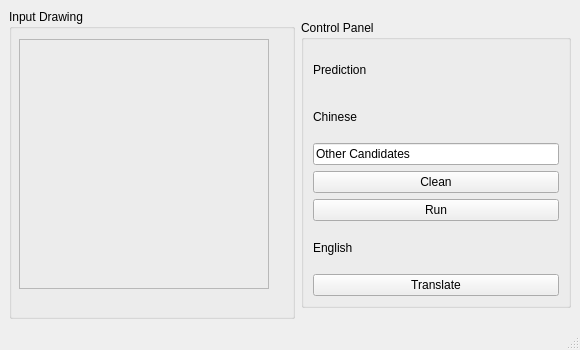
<?xml version="1.0" encoding="UTF-8"?>
<ui version="4.0">
    <class>MainWindow</class>
    <widget class="QMainWindow" name="MainWindow">
        <property name="geometry">
            <rect>
                <x>0</x>
                <y>0</y>
                <width>580</width>
                <height>350</height>
            </rect>
        </property>
        <property name="minimumSize">
            <size>
                <width>580</width>
                <height>350</height>
            </size>
        </property>
        <property name="maximumSize">
            <size>
                <width>580</width>
                <height>350</height>
            </size>
        </property>
        <property name="windowTitle">
            <string>Oracle Born Script Recognition (v0.9)</string>
        </property>
        <widget class="QWidget" name="centralwidget">
            <layout class="QHBoxLayout" name="horizontalLayout">
                <item>
                    <widget class="QGroupBox" name="groupBox_draw">
                        <property name="title">
                            <string>Input Drawing</string>
                        </property>
                        <widget class="QFrame" name="frame_scribble">
                            <property name="enabled">
                                <bool>true</bool>
                            </property>
                            <property name="geometry">
                                <rect>
                                    <x>10</x>
                                    <y>30</y>
                                    <width>250</width>
                                    <height>250</height>
                                </rect>
                            </property>
                            <property name="minimumSize">
                                <size>
                                    <width>250</width>
                                    <height>250</height>
                                </size>
                            </property>
                            <property name="maximumSize">
                                <size>
                                    <width>250</width>
                                    <height>250</height>
                                </size>
                            </property>
                            <property name="baseSize">
                                <size>
                                    <width>200</width>
                                    <height>200</height>
                                </size>
                            </property>
                            <property name="frameShape">
                                <enum>QFrame::StyledPanel</enum>
                            </property>
                            <property name="frameShadow">
                                <enum>QFrame::Raised</enum>
                            </property>
                        </widget>
                    </widget>
                </item>
                <item>
                    <widget class="QGroupBox" name="groupBox_ctrl">
                        <property name="minimumSize">
                            <size>
                                <width>270</width>
                                <height>288</height>
                            </size>
                        </property>
                        <property name="maximumSize">
                            <size>
                                <width>270</width>
                                <height>288</height>
                            </size>
                        </property>
                        <property name="title">
                            <string>Control Panel</string>
                        </property>
                        <layout class="QVBoxLayout" name="verticalLayout">
                            <item>
                                <widget class="QLabel" name="label_prediction">
                                    <property name="text">
                                        <string>Prediction</string>
                                    </property>
                                </widget>
                            </item>
                            <item>
                                <widget class="QLabel" name="label_chinese">
                                    <property name="text">
                                        <string>Chinese</string>
                                    </property>
                                </widget>
                            </item>
                            <item>
                                <widget class="QLineEdit" name="lineEdit_chinese">
                                    <property name="text">
                                        <string>Other Candidates</string>
                                    </property>
                                </widget>
                            </item>
                            <item>
                                <widget class="QPushButton" name="pushButton_clean">
                                    <property name="text">
                                        <string>Clean</string>
                                    </property>
                                </widget>
                            </item>
                            <item>
                                <widget class="QPushButton" name="pushButton_run">
                                    <property name="text">
                                        <string>Run</string>
                                    </property>
                                </widget>
                            </item>
                            <item>
                                <widget class="QLabel" name="label_english">
                                    <property name="text">
                                        <string>English</string>
                                    </property>
                                </widget>
                            </item>
                            <item>
                                <widget class="QPushButton" name="pushButton_translate">
                                    <property name="text">
                                        <string>Translate</string>
                                    </property>
                                </widget>
                            </item>
                        </layout>
                    </widget>
                </item>
            </layout>
        </widget>
        <widget class="QMenuBar" name="menubar">
            <property name="geometry">
                <rect>
                    <x>0</x>
                    <y>0</y>
                    <width>580</width>
                    <height>24</height>
                </rect>
            </property>
        </widget>
        <widget class="QStatusBar" name="statusbar"/>
    </widget>
    <resources/>
    <connections/>
</ui>
